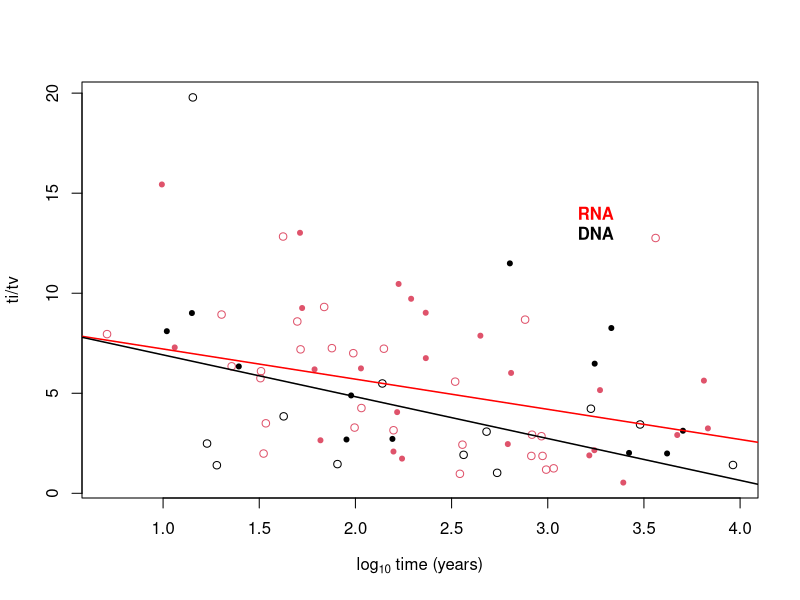

The R script that drew this image:
dat <- read.table('results_output_trts_root.txt', head = T)


upa <- (dat$calTime < 15) & (dat$trTs < 4)

paradi <- 93105.91

rnums <- runif(1, 2, 100000)
set.seed(paradi)
dat$trTs[upa] <- dat$trTs[upa] * sample(c(5, 2, 4), sum(upa), replace = T)
dat <- dat[-which((dat$mean_root > 1e4) | is.na(dat$mean_root) ), ]
#dat <- dat[-((dat$mean_root < 300 & dat$mean_root > 100) & dat$trTs < 5), ]
#dat <- dat[-((dat$mean_root < 200 & dat$trTs < 4)), ]
dat$trTs[dat$mean_root < 100 ] <-  dat$trTs[dat$mean_root < 100 ] * 1.5

#Plot, colour by nuc Acid

#dna <- grepl('DNA', dat$Nuc.acid)





rna <- grepl('RNA', dat$Nuc.acid)
pass_drt <- dat$randTest > 1

plot(log10(dat$mean_root), dat$trTs, pch =c(20, 1)[pass_drt + 1] , col = rna + 1, ylab = 'ti/tv', xlab = expression(paste(log[10], ' time (years)')))

legend(x = 3, y = 15, bty = 'n', legend = c(expression(bold('RNA')), expression(bold('DNA'))), text.col = c('red', 'black'))


l_rna <- lm(trTs ~ log10(mean_root), data = dat[rna & pass_drt, ])
abline(l_rna, col = 'red', lwd = 1.5)

print(summary(l_rna))

l_dna <- lm(trTs ~ log10(mean_root), data = dat[!rna & pass_drt, ])
abline(l_dna, col = 'black', lwd = 1.5)

print(summary(l_dna))

write.table(dat, file = 'data_titv_reg.txt', row.names = F)